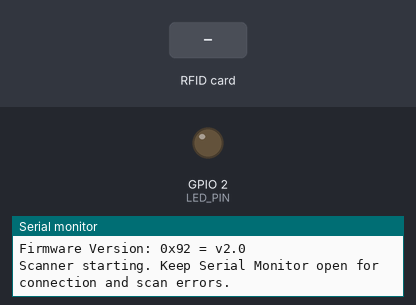
A sketch run on a simulated ESP32. Shown: output pins drawn as LEDs (lit = HIGH), the last lines printed to the serial monitor. Dashed ring = blinking. Inputs (shaded band) come from the test bench. WiFi joins after 1.5 s; servers stay silent unless stated; uploads are accepted with an empty reply; the local clock reads 2024-03-15 10:24:30 at power-on unless the sketch sets it.

Above: at 1.2 s.
1.3 s: RFID card 5E 7A 19 C4 held to the reader
At 5.92 s:
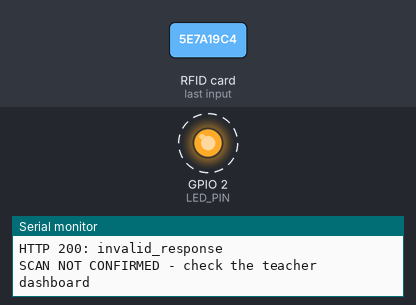
Timing chart, 0 to 12.2 s (numbered marks = the images above; inputs shaded):
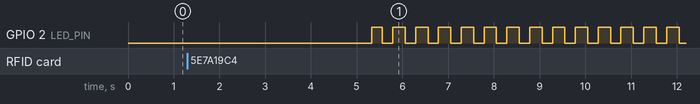

The sketch:

ClassroomScanner.ino
```cpp
#include <WiFi.h>
#include <WiFiClientSecure.h>
#include <HTTPClient.h>
#include <SPI.h>
#include <MFRC522.h>
#include <ArduinoJson.h>
#include <time.h>
#include "secrets.h"

// Classic ESP32 DevKit pinout. Power RC522 from 3.3V, NEVER 5V.
constexpr uint8_t SS_PIN=5, RST_PIN=22, LED_PIN=2;
MFRC522 reader(SS_PIN,RST_PIN);
String pendingUid, lastUid;
uint32_t lastScan=0, lastWifiAttempt=0, lastHeartbeat=0, nextAttempt=0, queuedAt=0;
uint8_t attempts=0;
bool failedScan=false;
constexpr uint32_t RETRY_WINDOW_MS=20000;

void indicate(bool ok) {
  digitalWrite(LED_PIN,ok?HIGH:LOW);
  Serial.println(ok?"SCAN CONFIRMED":"SCAN NOT CONFIRMED - check the teacher dashboard");
}

// Returns HTTP code; -1 means network/TLS failure. Never prints the device secret.
int sendRequest(const char* path, const String& uid, String& status) {
  if(WiFi.status()!=WL_CONNECTED || time(nullptr)<1700000000) return -1;
  WiFiClientSecure secure;
  secure.setCACert(ROOT_CA);
  HTTPClient http;
  http.setConnectTimeout(3000);
  http.setTimeout(4000);
  if(!http.begin(secure,String(API_BASE)+path)) return -1;
  http.addHeader("Content-Type","application/json");
  JsonDocument body;
  body["deviceId"]=DEVICE_ID;
  body["apiKey"]=DEVICE_KEY;
  if(uid.length()) body["uid"]=uid;
  String payload;
  serializeJson(body,payload);
  int code=http.POST(payload);
  String response=http.getString();
  JsonDocument result;
  auto error=deserializeJson(result,response);
  status=error?"invalid_response":String(result["status"] | "request_failed");
  if(!error && result["error"].is<const char*>()) Serial.println(result["error"].as<const char*>());
  Serial.printf("HTTP %d: %s\n",code,status.c_str());
  http.end();
  return code;
}

void setup() {
  Serial.begin(115200);
  pinMode(LED_PIN,OUTPUT);
  SPI.begin(18,19,23,SS_PIN);
  reader.PCD_Init();
  reader.PCD_DumpVersionToSerial();
  WiFi.mode(WIFI_STA);
  WiFi.setAutoReconnect(true);
  WiFi.begin(WIFI_SSID,WIFI_PASSWORD);
  // Certificate validation needs a valid clock. No blocking wait for Wi-Fi here.
  configTime(0,0,"pool.ntp.org","time.nist.gov");
  Serial.println("Scanner starting. Keep Serial Monitor open for connection and scan errors.");
}

void loop() {
  const uint32_t now=millis();
  if(WiFi.status()!=WL_CONNECTED && now-lastWifiAttempt>10000) {
    lastWifiAttempt=now;
    Serial.println("Wi-Fi disconnected; reconnecting. Scans are not confirmed until the server responds.");
    WiFi.reconnect();
  }

  if(pendingUid.length()) {
    // A bounded one-scan queue bridges short interruptions. Expired scans must be
    // retapped/manually checked in; never silently replay them into a later period.
    if(now-queuedAt>RETRY_WINDOW_MS) {
      Serial.println("Scan expired. Please tap again or ask the teacher for manual check-in.");
      pendingUid="";failedScan=true;indicate(false);
    } else if(WiFi.status()==WL_CONNECTED && time(nullptr)>=1700000000 && (int32_t)(now-nextAttempt)>=0) {
      String status;
      const int code=sendRequest("/api/scans",pendingUid,status);
      const bool ok=code==200 && (status=="checked_in" || status=="already_checked_in" || status=="enrollment_detected");
      if(ok) {indicate(true);failedScan=false;pendingUid="";}
      else if((code>=400 && code<500 && code!=429) || ++attempts>=3) {
        indicate(false);failedScan=true;pendingUid="";
      } else {nextAttempt=millis()+attempts*1000;Serial.println("Temporary failure; retrying safely.");}
    }
  }

  if(reader.PICC_IsNewCardPresent() && reader.PICC_ReadCardSerial()) {
    String uid;
    for(byte i=0;i<reader.uid.size;i++) {if(reader.uid.uidByte[i]<0x10)uid+='0';uid+=String(reader.uid.uidByte[i],HEX);}
    uid.toUpperCase();
    reader.PICC_HaltA();reader.PCD_StopCrypto1();
    if(pendingUid.length()) {Serial.println("Scanner busy. Please tap again after the pending scan completes.");}
    else if(uid!=lastUid || now-lastScan>=4000) {
      lastUid=uid;lastScan=now;pendingUid=uid;queuedAt=now;attempts=0;nextAttempt=now;
      digitalWrite(LED_PIN,LOW);Serial.println("Tag read; awaiting server confirmation.");
    }
  }

  if(!pendingUid.length() && WiFi.status()==WL_CONNECTED && now-lastHeartbeat>=20000) {
    lastHeartbeat=now;String status;
    const int code=sendRequest("/api/devices/heartbeat","",status);
    if(code!=200)Serial.println("Heartbeat failed. Check network, certificate, and scanner token.");
  }
  if(failedScan)digitalWrite(LED_PIN,(now/250)%2); // Persistent visible error until next confirmed scan.
  delay(20);
}
```

secrets.example.h
```cpp
#pragma once
// Copy to secrets.h and fill these in. Never commit secrets.h.
const char* WIFI_SSID = "YOUR_WIFI_SSID";
const char* WIFI_PASSWORD = "YOUR_WIFI_PASSWORD";
const char* API_BASE = "https://YOUR-DOMAIN.com";
const char* DEVICE_ID = "YOUR_DEVICE_IDENTIFIER";
const char* DEVICE_KEY = "YOUR_ONE_TIME_DEVICE_TOKEN";
// PEM root CA that signs YOUR deployment's HTTPS certificate chain.
// Obtain it from the certificate authority's official site. Do not use setInsecure().
const char ROOT_CA[] PROGMEM = R"PEM(
-----BEGIN CERTIFICATE-----
PASTE_YOUR_DEPLOYMENT_ROOT_CA_CERTIFICATE_HERE
-----END CERTIFICATE-----
)PEM";
```

Measured:
- after the input at 1.3 s, GPIO 2 (LED_PIN): alternates HIGH for 0.27 s and LOW for 0.23 s, starting after 4.0 s
